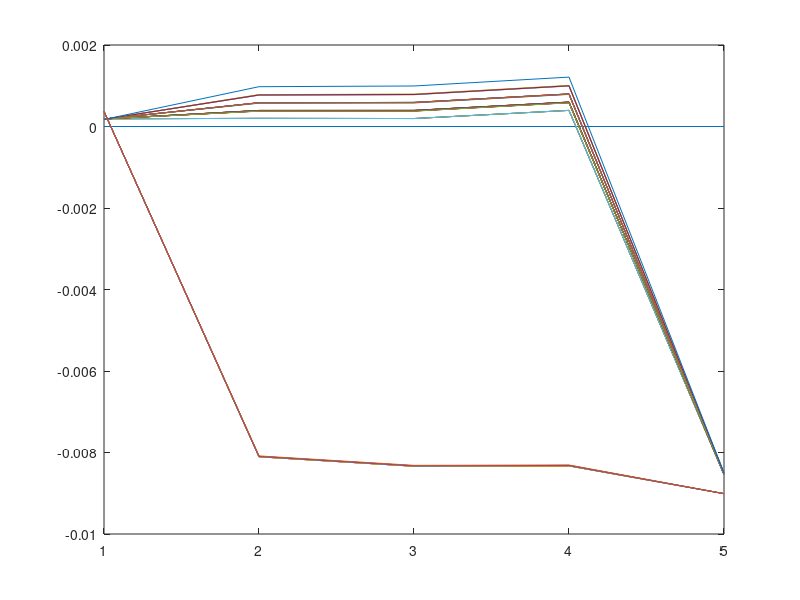

Source code (MATLAB):
%Resolucion no estacionaria por metodo de volumen finito para la ecuacion de
%transmision de Calor en 1D con termino advectivo por central difference y
%con celdas de tamaño regular y utilizando crank-nicholson

%Definicion de parametros globales
cant_celdas = 5; %numeros de elementos en la recta 1D
ini = 0;%punto de inicio de la recta
fin = 1;%punto de fin de la recta
L = fin - ini;
h = L/cant_celdas;%distancia que separa las celdas (si son regulares)

%Definicion de parametros especificos de la ecuacion de balance termico
k = -1;%Constante de difusividad
Q = -1;%fuente
v = -100;%velocidad
cm_h = 1;%h de la condicion mixta
cm_k = 1;%k de la condicion mixta si la hay
cm_finf = 1;%temperatura externa fi inf

%Definicion de parametros no estacionarios
dt = 2*10^-4;%paso de tiempo
t_max = 0.01;%tiempo maximo
t_ini = 0;%tiempo inicial
cant_pasos_tiempo = (t_max-t_ini)/dt;
temp_t = zeros(cant_celdas,1); %Por el inicial

%Definicion de las condiciones de borde (-1 significa que no aplica)
cbd_i = 0;%condicion de borde dirichlet izquierda
cbd_d = -1;%condicion de borde dirichlet derecha
cbn_i = -1;%condicion de borde neumann izquierda
cbn_d = 1;%condicion de borde neumann derecha
cbm_i = -1;%condicion de borde mixta izquierda %cualquier numero distinto de -1 la activa
cbm_d = -1;%condicion de borde mixta derecha



for i = 1:cant_pasos_tiempo
    
    %Matriz del lado derecho (todos los terminos que tienen incognitas fi)
    A = zeros(cant_celdas,cant_celdas);
    
    for j = 1:cant_celdas
        %Partes de la ecuacion de transmision que colaboran con la matriz
        switch j
            case 1
                %Caso que es la primera celda
                if (cbd_i ~= -1) %Condicion Dirichlet
                    A(j,j) = h/dt + 1/2*(-v * 1/2 + k/h * -3);
                    A(j,j+1) = 1/2 * (-v * 1/2 + k/h);
                else
                    if(cbn_i ~= -1)
                        %Condicion Neumann
                        A(j,j) = h/dt +1/2*(v - v * 1/2 + k/h);
                        A(j,j+1) = 1/2*(-v * 1/2 + k/h);
                    else
                        %Condicion Mixta
                        A(j,j) = h/dt + 1/2*(v*(2*cm_k/h)/((2*cm_k/h) + cm_h) + ((2*k/h)*(2*cm_k/h))/((2*cm_k/h) + cm_h) -v * 1/2 - k/h);
                        A(j,j+1) = -v * 1/2 + k/h;
                    end
                end
            case cant_celdas
                %Caso ultima celda
                if (cbd_d ~= -1) %Condicion Dirichlet
                    A(j,j-1) = 1/2 * (v * 1/2 + k/h);
                    A(j,j) = h/dt + 1/2 *(v * 1/2 + k/h * -3);
                else
                    if(cbn_d ~= -1)
                        %Condicion Neumann
                        A(j,j-1) = v * 1/2 + k/h;
                        A(j,j) = h/dt + 1/2*(-v + v * 1/2 - k/h);
                    else
                        %Condicion Mixta
                        A(j,j) = h/dt + 1/2*(v*(2*cm_k/h)/((-2*cm_k/h) + cm_h) + ((2*k/h)*(2*cm_k/h))/((-2*cm_k/h) + cm_h) + v * 1/2 - k/h);
                        A(j,j+1) = v * 1/2 + k/h;
                    end
                end
            otherwise
                %celdas interna
                A(j,j-1) = 1/2*(v * 1/2 + k/h);
                A(j,j) = h/dt + 1/2 *(k/h * -2);
                A(j,j+1) = 1/2*(-v * 1/2 + k/h);
        end
    end
    
    
    %vector del lado izquierdo (todos los terminos que no tienen icognita fi y condiciones de borde)
    b = zeros(cant_celdas,1);
    
    for j = 1:cant_celdas
        %Partes de la ecuacion de transmision que colaboran con la matriz
        switch j
            case 1
                %Caso que es la primera celda
                if (cbd_i ~= -1)
                    %Condicion Dirichlet
                    b(j) = -Q*h - 2*k/h * cbd_i - v * cbd_i + temp_t(j)*h/dt + 1/2*temp_t(j)*(- 2*k/h * cbd_i - v * cbd_i);
                else
                    if (cbn_i ~= -1)
                        %Condicion Neumann
                        b(j) = -Q*h  - k*cbn_i - v * (-1*(h/2)*cbn_i)+ temp_t(j)*h/dt + 1/2*temp_t(j)*( - k*cbn_i - v * (-1*(h/2)*cbn_i));%el termino advectivo actua en la direccion de la cara
                    else
                        %Condicion Mixta
                        b(j) = -Q*h- v*cm_finf*(cm_h)/((2*cm_k/h)+cm_h) - (2*k/h)*cm_finf*(cm_h)/((2*cm_k/h)*cm_h) + temp_t(j)*h/dt + 1/2*temp_t(j)*(- v*cm_finf*(cm_h)/((2*cm_k/h)+cm_h) - (2*k/h)*cm_finf*(cm_h)/((2*cm_k/h)*cm_h));
                    end
                end
            case cant_celdas
                %Caso ultima celda
                if (cbd_d ~= -1)
                    %Condicion Dirichlet
                    b(j) = -Q*h  - 2*k/h * cbd_d + v * cbd_d + temp_t(j)*h/dt + 1/2*temp_t(j)*( - 2*k/h * cbd_d + v * cbd_d);
                else
                    if (cbn_d ~= -1)
                        %Condicion Neumann
                        b(j) = -Q*h - k*cbn_d + v * (1*(h/2)*cbn_d) + temp_t(j)*h/dt + 1/2*temp_t(j)*(- k*cbn_d + v * (1*(h/2)*cbn_d));%el termino advectivo actua en la direccion de la cara
                    else
                        %Condicion Mixta
                        b(j) = -Q*h + v*cm_finf*(cm_h)/((-2*cm_k/h)+cm_h) - (2*k/h)*cm_finf*(cm_h)/((-2*cm_k/h)+cm_h) + temp_t(j)*h/dt + 1/2*temp_t(j)*(+ v*cm_finf*(cm_h)/((-2*cm_k/h)+cm_h) - (2*k/h)*cm_finf*(cm_h)/((-2*cm_k/h)+cm_h));
                    end
                end
            otherwise
                %celdas interna
                b(j) = -Q*h + temp_t(i)*h/dt;
        end
    end
    %Resolucion del sistema
    temp=A\b;
    temp_t = [temp_t(:,:), temp(:)];
    
end

plot(temp_t);
